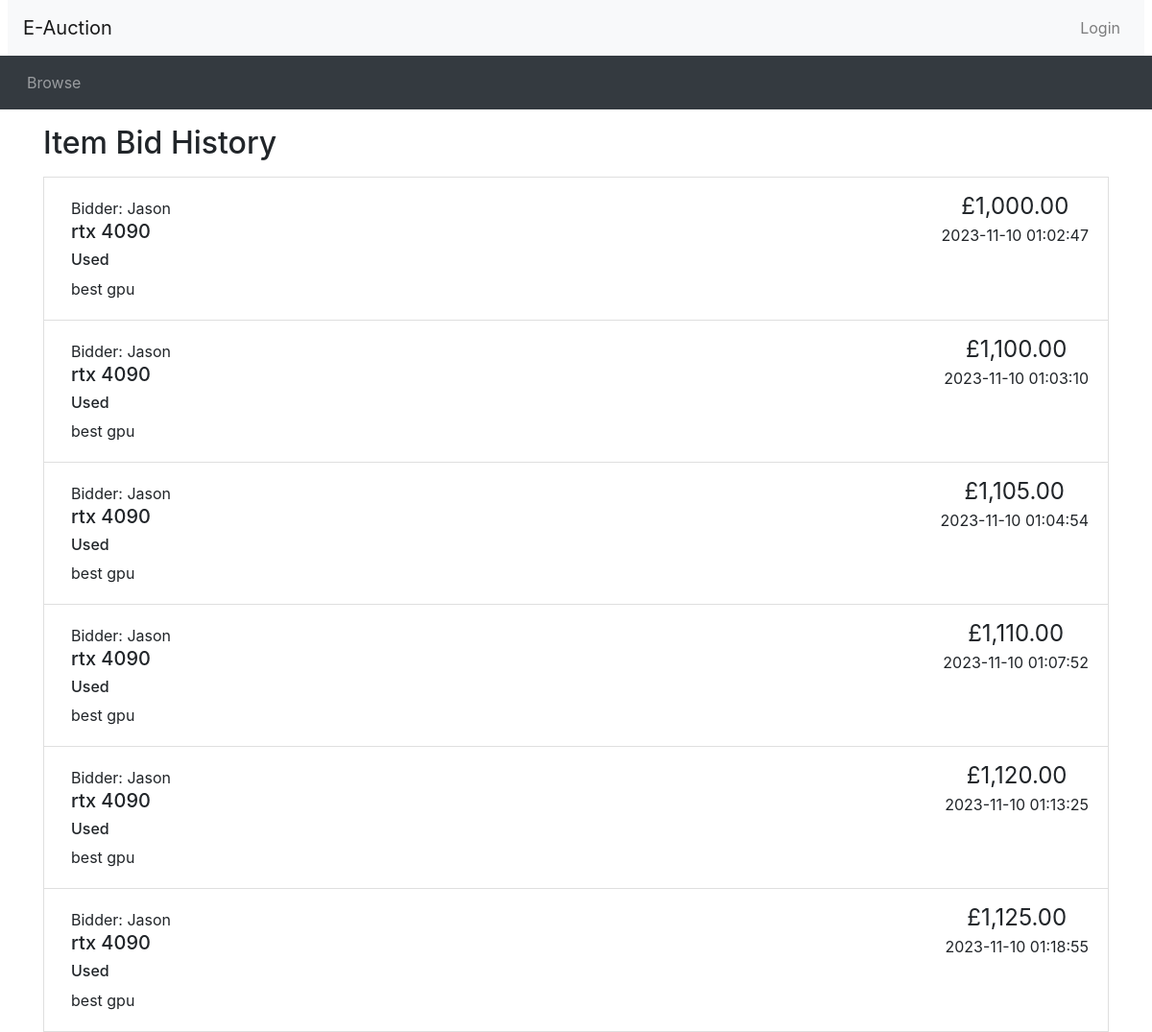
Screenshot of /bid_history.php?auction_id=8 with the database file from the repository.
### tables this page shows
CREATE TABLE `Bid` (
  `bidID` int NOT NULL,
  `price` float NOT NULL,
  `bidDate` datetime NOT NULL,
  `buyerName` varchar(100) NOT NULL,
  `auctionID` int NOT NULL
);

CREATE TABLE `Auction` (
  `auctionID` int NOT NULL,
  `title` varchar(100) NOT NULL,
  `itemCondition` varchar(100) NOT NULL,
  `description` varchar(200) NOT NULL,
  `category` varchar(100) NOT NULL,
  `startDate` datetime NOT NULL,
  `startingPrice` float NOT NULL,
  `reservePrice` float NOT NULL,
  `endDate` datetime NOT NULL,
  `noBid` int NOT NULL,
  `winner` varchar(100) NOT NULL,
  `sellerName` varchar(100) NOT NULL
);

### utilities.php (the view, shortened to what this page needs)
<?php
function print_itembid_li($name, $title, $cond, $desc, $price, $dtime)
{
  if (strlen($desc) > 250) {
    $desc_shortened = substr($desc, 0, 250) . '...';
  }
  else {
    $desc_shortened = $desc;
  }
  echo('
    <li class="list-group-item d-flex justify-content-between">
    <div class="p-2 mr-5"><h7>Bidder: ' . $name . '</h7><h5>'. $title . '</a></h5> <h6>' . $cond. '</h6> ' . $desc_shortened . '</div>
    <div class="text-center text-nowrap"><span style="font-size: 1.5em">£' . number_format($price, 2) . '</span><br/>'. $dtime .'</div>
  </li>'
  );
}
?>

### bid_history.php
<?php include_once("header.php")?>
<?php require("utilities.php")?>
<div class="container">
<h2 class="my-3">Item Bid History</h2>
<?php
$auction_id = $_GET['auction_id'];
require_once "database.php";
$sql = "SELECT * FROM Bid WHERE auctionID = '$auction_id'";
$result = mysqli_query($conn, $sql);
if ($result != null) {
    while($row = mysqli_fetch_assoc($result)) {
        $price = $row['price'];
        $name = $row['buyerName'];
        $dtime = "$row[bidDate]";
        $sql2 = "SELECT * FROM Auction WHERE auctionID = '$auction_id'";
        $result2 = mysqli_query($conn, $sql2);
        $row2 = mysqli_fetch_assoc($result2);
        $title = "$row2[title]";
        $condition = "$row2[itemCondition]";
        $description = "$row2[description]";
        print_itembid_li($name, $title, $condition, $description, $price, $dtime);
    }
}
?>
<?php include_once("footer.php")?>

### rows the page displays
bid: buyerName "Jason", auctionID.title "rtx 4090", auctionID.itemCondition "Used", auctionID.description "best gpu", price "1,000.00", bidDate "2023-11-10 01:02:47"
bid: buyerName "Jason", auctionID.title "rtx 4090", auctionID.itemCondition "Used", auctionID.description "best gpu", price "1,100.00", bidDate "2023-11-10 01:03:10"
bid: buyerName "Jason", auctionID.title "rtx 4090", auctionID.itemCondition "Used", auctionID.description "best gpu", price "1,105.00", bidDate "2023-11-10 01:04:54"
bid: buyerName "Jason", auctionID.title "rtx 4090", auctionID.itemCondition "Used", auctionID.description "best gpu", price "1,110.00", bidDate "2023-11-10 01:07:52"
bid: buyerName "Jason", auctionID.title "rtx 4090", auctionID.itemCondition "Used", auctionID.description "best gpu", price "1,120.00", bidDate "2023-11-10 01:13:25"
bid: buyerName "Jason", auctionID.title "rtx 4090", auctionID.itemCondition "Used", auctionID.description "best gpu", price "1,125.00", bidDate "2023-11-10 01:18:55"
